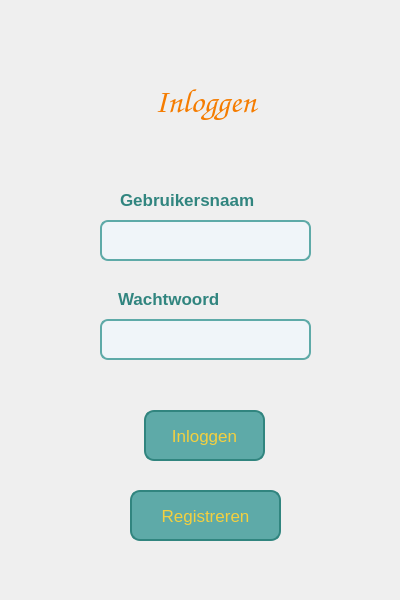
<?xml version="1.0" encoding="UTF-8"?>
<ui version="4.0">
 <class>Inloggen</class>
 <widget class="QWidget" name="Inloggen">
  <property name="geometry">
   <rect>
    <x>0</x>
    <y>0</y>
    <width>400</width>
    <height>600</height>
   </rect>
  </property>
  <property name="minimumSize">
   <size>
    <width>400</width>
    <height>600</height>
   </size>
  </property>
  <property name="maximumSize">
   <size>
    <width>400</width>
    <height>600</height>
   </size>
  </property>
  <property name="windowTitle">
   <string>Inloggen</string>
  </property>
  <property name="styleSheet">
   <string notr="true">QWidget {
    background-image: url(&quot;C:/Users/harri/Desktop/Nederlands app/images/arkaplan_resmi.webp&quot;);
    background-repeat: no-repeat;
    background-position: center;
    background-size: cover;
}

QLabel {
	background: transparent; 
    font-size: 20px;
    font-weight: bold;
    color: #31857F;
}


QLineEdit {
    background-color: #f0f5f9;
    border: 2px solid #5EAAA8;
    border-radius: 8px;
    padding: 6px 10px;
    font-size: 14px;
    color: #333;
}

QPushButton {
    background-color: #5EAAA8; /* Normal buton rengi */
    color: #F4D03F; /* Sarımsı yazı rengi */
    border-radius: 10px;
    padding: 8px 15px;
	font-family: &quot;Comic Sans MS&quot;;
    font-size: 17px;
    border: 2px solid #31857F;
}

/* Mouse ile üzerine gelince */
QPushButton:hover {
    background-color: #76C7C0; /* Daha açık yeşil */
    border: 2px solid #5EAAA8;
}

/* Tıklayınca */
QPushButton:pressed {
    background-color: #EAF4F4; /* Açık renk */
    border: 2px solid #5EAAA8;
}

/* Butonun şeffaf olmasını önlemek için */
QPushButton:!disabled {
    background: #5EAAA8; 
}
</string>
  </property>
  <widget class="QLabel" name="label_3">
   <property name="geometry">
    <rect>
     <x>70</x>
     <y>60</y>
     <width>271</width>
     <height>81</height>
    </rect>
   </property>
   <property name="font">
    <font>
     <family>Comic Sans MS</family>
     <pointsize>25</pointsize>
     <weight>75</weight>
     <bold>true</bold>
    </font>
   </property>
   <property name="styleSheet">
    <string notr="true">QLabel {
    font-family: &quot;Comic Sans MS&quot;; /* Daha eğlenceli ve oyunumsu bir font */
    font-size: 25pt; /* Boyutu biraz daha artırdık, daha dikkat çekici olsun */
    font-weight: bold; /* Kalın yazı (eğlenceli duruşu koruyor) */
    color: #F57C00; /* Daha koyu turuncu ton (orijinal #FF9800’dan daha derin) */
}</string>
   </property>
   <property name="frameShadow">
    <enum>QFrame::Sunken</enum>
   </property>
   <property name="text">
    <string>Inloggen</string>
   </property>
   <property name="alignment">
    <set>Qt::AlignCenter</set>
   </property>
  </widget>
  <widget class="QPushButton" name="pushButton_registreren">
   <property name="geometry">
    <rect>
     <x>130</x>
     <y>490</y>
     <width>151</width>
     <height>51</height>
    </rect>
   </property>
   <property name="styleSheet">
    <string notr="true"/>
   </property>
   <property name="text">
    <string>Registreren</string>
   </property>
  </widget>
  <widget class="QLineEdit" name="lineEdit_wachtwoord">
   <property name="geometry">
    <rect>
     <x>100</x>
     <y>319</y>
     <width>211</width>
     <height>41</height>
    </rect>
   </property>
   <property name="echoMode">
    <enum>QLineEdit::Password</enum>
   </property>
  </widget>
  <widget class="QLabel" name="label">
   <property name="geometry">
    <rect>
     <x>120</x>
     <y>184</y>
     <width>171</width>
     <height>31</height>
    </rect>
   </property>
   <property name="styleSheet">
    <string notr="true">QLabel {
    font-family: &quot;Comic Sans MS&quot;; /* Daha eğlenceli ve oyunumsu bir font */
    font-size: 13pt; /* Boyutu biraz daha artırdık, daha dikkat çekici olsun */
    font-weight: bold; /* Kalın yazı (eğlenceli duruşu koruyor) */
}</string>
   </property>
   <property name="text">
    <string>Gebruikersnaam</string>
   </property>
  </widget>
  <widget class="QLineEdit" name="lineEdit_gebruikersNaam">
   <property name="geometry">
    <rect>
     <x>100</x>
     <y>220</y>
     <width>211</width>
     <height>41</height>
    </rect>
   </property>
  </widget>
  <widget class="QLabel" name="label_2">
   <property name="geometry">
    <rect>
     <x>118</x>
     <y>283</y>
     <width>151</width>
     <height>31</height>
    </rect>
   </property>
   <property name="styleSheet">
    <string notr="true">QLabel {
    font-family: &quot;Comic Sans MS&quot;; /* Daha eğlenceli ve oyunumsu bir font */
    font-size: 13pt; /* Boyutu biraz daha artırdık, daha dikkat çekici olsun */
    font-weight: bold; /* Kalın yazı (eğlenceli duruşu koruyor) */
}</string>
   </property>
   <property name="text">
    <string>Wachtwoord</string>
   </property>
  </widget>
  <widget class="QPushButton" name="pushButton_inloggen">
   <property name="geometry">
    <rect>
     <x>144</x>
     <y>410</y>
     <width>121</width>
     <height>51</height>
    </rect>
   </property>
   <property name="styleSheet">
    <string notr="true"/>
   </property>
   <property name="text">
    <string>Inloggen</string>
   </property>
  </widget>
 </widget>
 <resources/>
 <connections/>
</ui>
